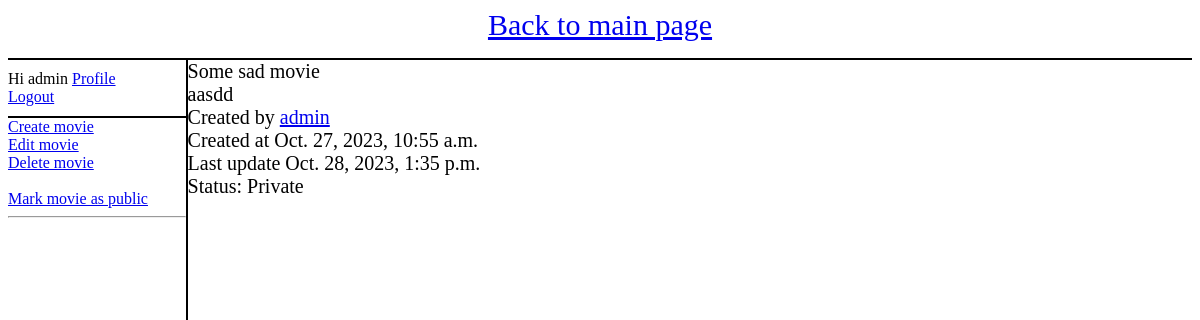
The page /movies/movie/1/ (signed in) on the database as committed earlier.
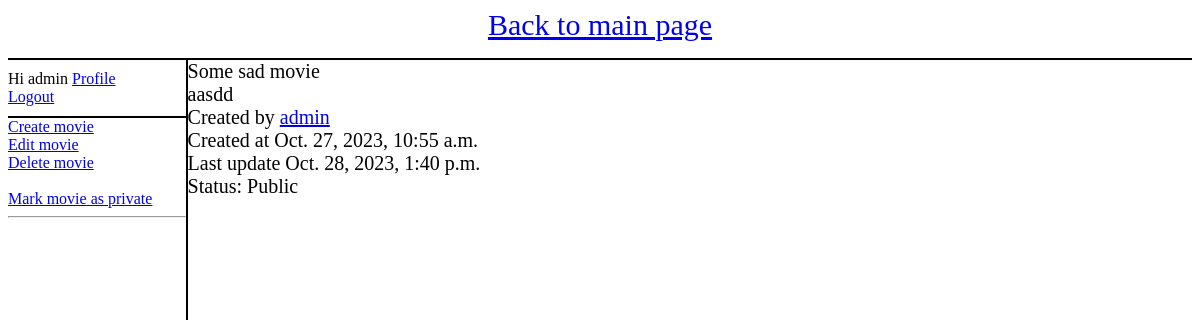
The same page on the database as committed later.
### movies/models.py (models this page shows, shortened)
class Movie(models.Model):
    name = models.CharField(max_length=100)
    description = models.TextField(max_length=500)
    created_at = models.DateTimeField(auto_now_add=True)
    updated_at = models.DateTimeField(auto_now=True)
    created_by = models.ForeignKey(User, on_delete=models.SET_NULL, null=True, related_name='movies_created')
    updated_by = models.ForeignKey(User, on_delete=models.SET_NULL, null=True, related_name='movies_updated')
    public = models.BooleanField(default=False)
    genres = models.ManyToManyField(Genre)
    tags = models.ManyToManyField(Tag)
    def is_public(self):
        return self.public

### movies/views.py (the view)
# urls.py: path("movie/<int:movie_id>/", views.movie_detail, name="movie_detail"),
def movie_detail(request, movie_id):
    context = {}
    movie = get_object_or_404(Movie, pk=movie_id)
    if not movie.public:
        if not request.user.is_staff:
            return HttpResponse("Movie is private")
    context["movie"] = movie
    return render(request, "movies/movie_detail.html", context)

### movies/templates/movies/movie_detail.html
{% extends 'movies/template.html' %}
{% block content %}
<div>
    <div class = "left-panel">
        <div class = "account">
            {% if request.user.is_authenticated %}
                <div>
                    Hi {{ request.user }} <a href="/profile/{{ request.user.id }}">Profile</a>
                </div>
                <div>
                    <a href="{% url 'logout_from_page' %}?next={{ request.path }}">Logout</a>
                </div>
            {% else %}
            <a href="{% url 'login_to_page' %}?next={{ request.path }}">Login</a>
            <a href="{% url 'register_to_page' %}?next={{ request.path }}">Register</a>
            {% endif%}
        </div>
        {% if request.user.is_staff %}
            <a href="{% url 'movie_create' %}">Create movie</a></br>
            <a href="{% url 'movie_edit' movie.id %}">Edit movie</a></br>
            <a href="{% url 'movie_delete' movie.id %}">Delete movie</a></br>
            <br/>
            {% if movie.is_public %}
                <a href="{% url 'movie_public_private' movie.id %}">Mark movie as private</a>
            {% else %}
                <a href="{% url 'movie_public_private' movie.id %}">Mark movie as public</a>
            {% endif %}
        {% endif %}
        <hr/>
    </div>
    <div class = "right-panel">
        {{ movie.name }}<br/>
        {{ movie.description }}<br/>
        Created by <a href="/profile/{{ movie.created_by.id }}">{{ movie.created_by }}</a><br/>
        Created at {{ movie.created_at }}<br/>
        Last update {{ movie.updated_at }}<br/>
        {% if movie.is_public %}
            Status: Public<br/>
        {% else %}
            Status: Private<br/>
        {% endif %}
    </div>
</div>
{% endblock content %}

### movies/templates/movies/template.html
{% load static %}
<html>
    <head>
        <link rel="stylesheet" type="text/css" href="{% static 'styles/main.css' %}">
    </head>
    <body>
        <div class = "navbar">
            <a href="{% url 'index' %}">Back to main page</a>
        </div>
        {% block content %}
        {% endblock %}
    </body>
</html>

### movies/static/styles/main.css (style rules this page uses)
body { background-color: white; }
.navbar { border-bottom: 2px solid black; height:50px; display: sticky; }
.account { border-bottom: 2px solid black; padding-top: 10px; padding-bottom: 10px; }
.navbar > a { font-size: 30px; display: flex; justify-content: center; align-items: center; }
.left-panel { float:left; width:15%; height:90%; border-right: 2px solid black; margin-right:0; display: sticky; }
.right-panel { float:left; width: 84%; height:90%; font-size: 20px; }

Rows that differ between the two databases and show on the page:
changed Movie "Some sad movie": public False → True (drawn); updated_at "Oct. 28, 2023, 1:35 p.m." → "Oct. 28, 2023, 1:40 p.m."
Other text that changed with them:
text no longer shown: "Mark movie as public Status: Private"
text now shown: "Mark movie as private Status: Public"
